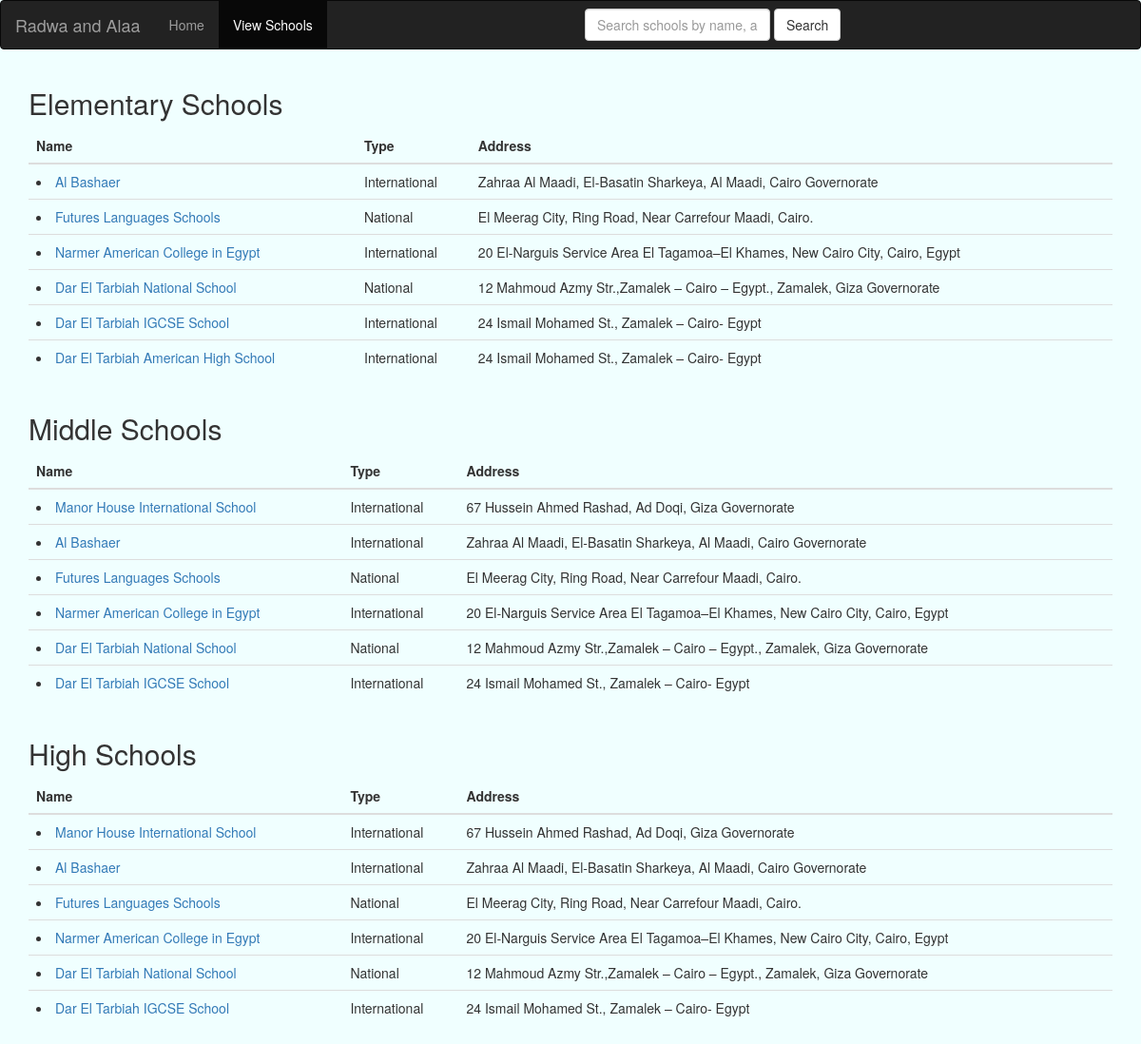
/website/view-schools.php, run on the app's committed database.
### tables this page shows
CREATE TABLE Schools (
	id INT PRIMARY KEY AUTO_INCREMENT, 
	name VARCHAR(200),
	address VARCHAR(200),  
	mission VARCHAR(500), 
	vision VARCHAR(500), 
	language VARCHAR(20), 
	general_info VARCHAR(2000), 
	fees INT, 
	type VARCHAR(20), 
	CHECK (type = 'national' OR type = 'National' OR type = 'international' OR type = 'International'),  
	email VARCHAR(50) UNIQUE 
);

### website/view-schools.php (the view, shortened to what this page needs)
<!DOCTYPE html>
<html>
<link rel="stylesheet" type="text/css" href="bootstrap.css">
<link rel="stylesheet" type="text/css" href="homepage.css">
<head>
	<link rel="stylesheet" href="https://maxcdn.bootstrapcdn.com/bootstrap/3.3.7/css/bootstrap.min.css">
</head>
<body>
	<nav class="navbar navbar-inverse">
		<div class="container-fluid">
			<div class="navbar-header">
				<a class="navbar-brand" href="#">Radwa and Alaa</a>
			</div>
			<ul class="nav navbar-nav">
				<li><a href="index.php">Home</a></li>
				<li class="active"><a href="view-schools.php">View Schools</a></li>
			</ul>
			<form id = "search-bar"  method = "post" class="navbar-form navbar-right" action = "search-schools.php">
				<div class="form-group">
					<input  type="text" class="form-control" placeholder="Search schools by name, address or type" name="school">
				</div>
				<button type="submit" class="btn btn-default">Search</button>
			</form>
		</div>
	</nav>
	<?php
	include 'connection-values.php';
	$stmt = mysqli_stmt_init($conn);
	if(!mysqli_stmt_prepare($stmt, 'CALL view_school_by_level(?)'))
	{
		print "Failed to prepare statement\n";
	}
	else
	{
		$level = 'elementary';
		mysqli_stmt_bind_param($stmt, "s", $level);
		mysqli_stmt_execute($stmt);
		$result = mysqli_stmt_get_result($stmt);
		echo "<div class='container'>";
		echo	"<h2>Elementary Schools</h2>";
		echo	"<table class='table table-hover'>";
		echo		"<thead>";
		echo			"<tr>";
		echo			"<th>Name</th>";
		echo				"<th>Type</th>";
		echo				"<th>Address</th>";
		echo			"</tr>";
		echo		"</thead>";
		echo		"<tbody>";
		while ($row = mysqli_fetch_array($result, MYSQLI_NUM))
		{
			echo "<tr>";
			$count = 0;
			foreach ($row as $r)
			{
				if($count == 0)
				{
					$id = $r;
				}
				else if($count == 1)
				{
					echo "<td><li><a href='school-info.php?id=$id'>$r</a></li></td>";
				}
				else
				{
					echo "<td>$r</td>";
				}
				$count = $count + 1;
			}
			echo "</tr>";
		}
		echo		"</tbody>";
		echo	"</table>";
		echo "</div>";
		$stmt = mysqli_stmt_init($conn);
		if(!mysqli_stmt_prepare($stmt, 'CALL view_school_by_level(?)'))
		{
			print "Failed to prepare statement\n";
		}
		else
		{
			$level = 'middle';
			mysqli_stmt_bind_param($stmt, "s", $level);
			mysqli_stmt_execute($stmt);
			$result = mysqli_stmt_get_result($stmt);
			echo "<div class='container'>";
			echo	"<h2>Middle Schools</h2>";
			echo	"<table class='table table-hover'>";
			echo		"<thead>";
			echo			"<tr>";
			echo			"<th>Name</th>";
			echo				"<th>Type</th>";
			echo				"<th>Address</th>";
			echo			"</tr>";
			echo		"</thead>";
			echo		"<tbody>";
			while ($row = mysqli_fetch_array($result, MYSQLI_NUM))
			{
				echo "<tr>";
				$count = 0;
				foreach ($row as $r)
				{
					if($count == 0)
					{
						$id = $r;
					}
					else if($count == 1)
					{
						echo "<td><li><a href='school-info.php?id=$id'>$r</a></li></td>";
					}
					else
					{
						echo "<td>$r</td>";
					}
					$count = $count + 1;
				}
				echo "</tr>";
			}
			echo		"</tbody>";
			echo	"</table>";
			echo "</div>";
			$stmt = mysqli_stmt_init($conn);
			if(!mysqli_stmt_prepare($stmt, 'CALL view_school_by_level(?)'))
			{
				print "Failed to prepare statement\n";
			}
			else
			{
				$level = 'high';
				mysqli_stmt_bind_param($stmt, "s", $level);
				mysqli_stmt_execute($stmt);
				$result = mysqli_stmt_get_result($stmt);
				echo "<div class='container'>";
				echo	"<h2>High Schools</h2>";
				echo	"<table class='table table-hover'>";
				echo		"<thead>";
				echo			"<tr>";
				echo			"<th>Name</th>";
				echo				"<th>Type</th>";
				echo				"<th>Address</th>";
				echo			"</tr>";
				echo		"</thead>";
				echo		"<tbody>";
				while ($row = mysqli_fetch_array($result, MYSQLI_NUM))
				{
					echo "<tr>";
					$count = 0;
					foreach ($row as $r)
					{
						if($count == 0)
						{
							$id = $r;
						}
						else if($count == 1)
						{
							echo "<td><li><a href='school-info.php?id=$id'>$r</a></li></td>";
						}
						else
						{
							echo "<td>$r</td>";
						}
						$count = $count + 1;
					}
					echo "</tr>";
				}
				echo		"</tbody>";
				echo	"</table>";
				echo "</div>";
			}
		}
	}
	?>
</body>
</html>

### website/homepage.css (style rules this page uses)
body { font-family: Palatino, "Palatino Linotype", "Palatino LT STD", "Book Antiqua", Georgia, serif; }
#search-bar { width: 50%; margin-right: auto; margin-left: auto; }

### website/view-schools.php (style rules this page uses)
body { background-color: #F0FFFF; }

### data on the page
schools: name "Al Bashaer", type "International", address "Zahraa Al Maadi, El-Basatin Sharkeya, Al Maadi, Cairo Governorate"
schools: name "Futures Languages Schools", type "National", address "El Meerag City, Ring Road, Near Carrefour Maadi, Cairo."
schools: name "Narmer American College in Egypt", type "International", address "20 El-Narguis Service Area El Tagamoa–El Khames, New Cairo City, Cairo, Egypt"
schools: name "Dar El Tarbiah National School", type "National", address "12 Mahmoud Azmy Str.,Zamalek – Cairo – Egypt., Zamalek, Giza Governorate"
schools: name "Dar El Tarbiah IGCSE School", type "International", address "24 Ismail Mohamed St., Zamalek – Cairo- Egypt"
schools: name "Dar El Tarbiah American High School", type "International", address "24 Ismail Mohamed St., Zamalek – Cairo- Egypt"
schools: name "Manor House International School", type "International", address "67 Hussein Ahmed Rashad, Ad Doqi, Giza Governorate"
